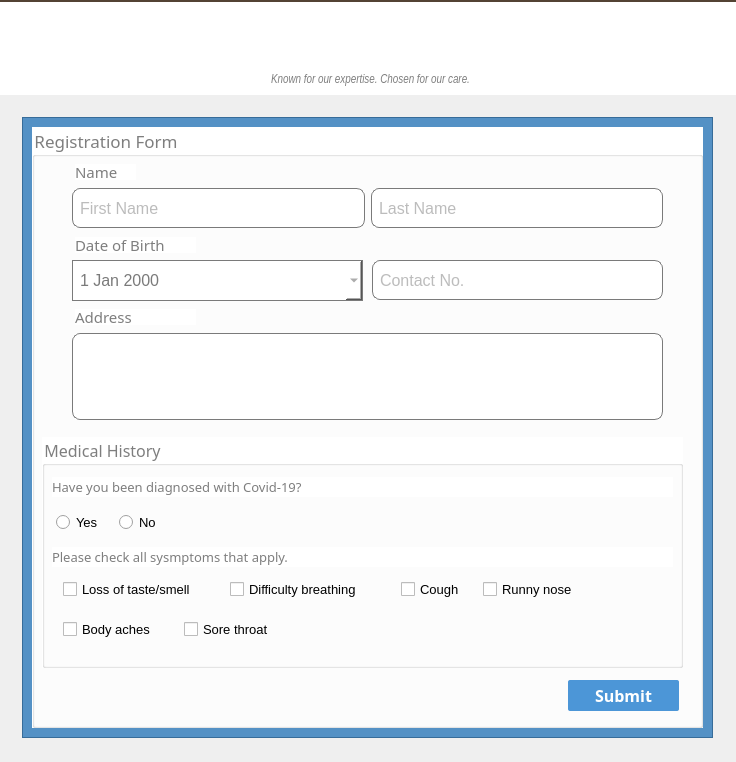
<?xml version="1.0" encoding="UTF-8"?>
<ui version="4.0">
 <class>Dialog</class>
 <widget class="QDialog" name="Dialog">
  <property name="geometry">
   <rect>
    <x>0</x>
    <y>0</y>
    <width>736</width>
    <height>762</height>
   </rect>
  </property>
  <property name="font">
   <font>
    <pointsize>5</pointsize>
   </font>
  </property>
  <property name="windowTitle">
   <string>Covid-19 Vaccine Registration Form</string>
  </property>
  <property name="windowIcon">
   <iconset>
    <normaloff>logo2.png</normaloff>logo2.png</iconset>
  </property>
  <widget class="QFrame" name="frame_2">
   <property name="geometry">
    <rect>
     <x>22</x>
     <y>117</y>
     <width>691</width>
     <height>621</height>
    </rect>
   </property>
   <property name="styleSheet">
    <string notr="true">QFrame {
background-color:rgba(68, 135, 193,230.0)
}</string>
   </property>
   <property name="frameShape">
    <enum>QFrame::StyledPanel</enum>
   </property>
   <property name="frameShadow">
    <enum>QFrame::Raised</enum>
   </property>
   <layout class="QVBoxLayout" name="verticalLayout_2">
    <item>
     <widget class="QGroupBox" name="groupBox">
      <property name="font">
       <font>
        <family>Arial Rounded MT Bold</family>
        <pointsize>13</pointsize>
       </font>
      </property>
      <property name="styleSheet">
       <string notr="true">QGroupBox {
	color:rgb(126, 126, 126);
	background-color:white;
}</string>
      </property>
      <property name="title">
       <string>Registration Form</string>
      </property>
      <widget class="QLabel" name="label_6">
       <property name="geometry">
        <rect>
         <x>43</x>
         <y>37</y>
         <width>61</width>
         <height>16</height>
        </rect>
       </property>
       <property name="font">
        <font>
         <family>Arial Rounded MT Bold</family>
         <pointsize>11</pointsize>
        </font>
       </property>
       <property name="styleSheet">
        <string notr="true">color:rgb(126, 126, 126);
background-color:white;</string>
       </property>
       <property name="text">
        <string>Name</string>
       </property>
      </widget>
      <widget class="QLabel" name="label_7">
       <property name="geometry">
        <rect>
         <x>43</x>
         <y>110</y>
         <width>121</width>
         <height>16</height>
        </rect>
       </property>
       <property name="font">
        <font>
         <family>Arial Rounded MT Bold</family>
         <pointsize>11</pointsize>
        </font>
       </property>
       <property name="styleSheet">
        <string notr="true">color:rgb(126, 126, 126);
background-color:white;</string>
       </property>
       <property name="text">
        <string>Date of Birth</string>
       </property>
      </widget>
      <widget class="QDateEdit" name="datebirth">
       <property name="geometry">
        <rect>
         <x>40</x>
         <y>133</y>
         <width>291</width>
         <height>41</height>
        </rect>
       </property>
       <property name="font">
        <font>
         <family>Arial</family>
         <pointsize>12</pointsize>
        </font>
       </property>
       <property name="styleSheet">
        <string notr="true">border: 1px solid rgb(122, 122, 122);
color:rgb(122, 122, 122);
padding-left:5px;
background-color:white;
</string>
       </property>
       <property name="calendarPopup">
        <bool>true</bool>
       </property>
       <property name="date">
        <date>
         <year>2000</year>
         <month>1</month>
         <day>1</day>
        </date>
       </property>
      </widget>
      <widget class="QWidget" name="layoutWidget">
       <property name="geometry">
        <rect>
         <x>40</x>
         <y>60</y>
         <width>591</width>
         <height>42</height>
        </rect>
       </property>
       <layout class="QHBoxLayout" name="horizontalLayout">
        <item>
         <widget class="QLineEdit" name="first_name">
          <property name="minimumSize">
           <size>
            <width>0</width>
            <height>40</height>
           </size>
          </property>
          <property name="font">
           <font>
            <family>Arial</family>
            <pointsize>12</pointsize>
           </font>
          </property>
          <property name="styleSheet">
           <string notr="true">QLineEdit {
	border: 1px solid rgb(122, 122, 122);
	color:rgb(122, 122, 122);
	border-radius:8px;
	padding: 5px;
}</string>
          </property>
          <property name="placeholderText">
           <string>First Name</string>
          </property>
         </widget>
        </item>
        <item>
         <widget class="QLineEdit" name="last_name">
          <property name="minimumSize">
           <size>
            <width>0</width>
            <height>40</height>
           </size>
          </property>
          <property name="font">
           <font>
            <family>Arial</family>
            <pointsize>12</pointsize>
           </font>
          </property>
          <property name="styleSheet">
           <string notr="true">QLineEdit {
	border: 1px solid rgb(122, 122, 122);
	color:rgb(122, 122, 122);
	border-radius:8px;
	padding: 5px;
}</string>
          </property>
          <property name="placeholderText">
           <string>Last Name</string>
          </property>
         </widget>
        </item>
       </layout>
      </widget>
      <widget class="QLineEdit" name="contact_number">
       <property name="geometry">
        <rect>
         <x>340</x>
         <y>133</y>
         <width>291</width>
         <height>40</height>
        </rect>
       </property>
       <property name="minimumSize">
        <size>
         <width>0</width>
         <height>40</height>
        </size>
       </property>
       <property name="font">
        <font>
         <family>Arial</family>
         <pointsize>12</pointsize>
        </font>
       </property>
       <property name="styleSheet">
        <string notr="true">QLineEdit {
	border: 1px solid rgb(122, 122, 122);
	color:rgb(122, 122, 122);
	border-radius:8px;
	padding: 5px;
}</string>
       </property>
       <property name="placeholderText">
        <string>Contact No.</string>
       </property>
      </widget>
      <widget class="QLabel" name="label_8">
       <property name="geometry">
        <rect>
         <x>43</x>
         <y>182</y>
         <width>121</width>
         <height>16</height>
        </rect>
       </property>
       <property name="font">
        <font>
         <family>Arial Rounded MT Bold</family>
         <pointsize>11</pointsize>
        </font>
       </property>
       <property name="styleSheet">
        <string notr="true">color:rgb(126, 126, 126);
background-color:white;</string>
       </property>
       <property name="text">
        <string>Address</string>
       </property>
      </widget>
      <widget class="QPlainTextEdit" name="address">
       <property name="geometry">
        <rect>
         <x>40</x>
         <y>206</y>
         <width>591</width>
         <height>87</height>
        </rect>
       </property>
       <property name="font">
        <font>
         <family>Arial</family>
         <pointsize>12</pointsize>
        </font>
       </property>
       <property name="styleSheet">
        <string notr="true">QPlainTextEdit
 {
	border: 1px solid rgb(122, 122, 122);
	color:rgb(122, 122, 122);
	border-radius:8px;
	padding: 5px;
	background-color:white;
}</string>
       </property>
      </widget>
      <widget class="QGroupBox" name="groupBox_2">
       <property name="geometry">
        <rect>
         <x>10</x>
         <y>310</y>
         <width>641</width>
         <height>231</height>
        </rect>
       </property>
       <property name="font">
        <font>
         <family>Arial Rounded MT Bold</family>
         <pointsize>12</pointsize>
        </font>
       </property>
       <property name="styleSheet">
        <string notr="true">QGroupBox {
	color:rgb(126, 126, 126);
	background-color:white;
}</string>
       </property>
       <property name="title">
        <string>Medical History</string>
       </property>
       <widget class="QLabel" name="label_9">
        <property name="geometry">
         <rect>
          <x>10</x>
          <y>40</y>
          <width>621</width>
          <height>20</height>
         </rect>
        </property>
        <property name="font">
         <font>
          <family>Arial Rounded MT Bold</family>
          <pointsize>10</pointsize>
         </font>
        </property>
        <property name="styleSheet">
         <string notr="true">color:rgb(126, 126, 126);
background-color:white;</string>
        </property>
        <property name="text">
         <string>Have you been diagnosed with Covid-19?</string>
        </property>
        <property name="alignment">
         <set>Qt::AlignLeading|Qt::AlignLeft|Qt::AlignVCenter</set>
        </property>
       </widget>
       <widget class="QLabel" name="label_10">
        <property name="geometry">
         <rect>
          <x>10</x>
          <y>110</y>
          <width>621</width>
          <height>20</height>
         </rect>
        </property>
        <property name="font">
         <font>
          <family>Arial Rounded MT Bold</family>
          <pointsize>10</pointsize>
         </font>
        </property>
        <property name="styleSheet">
         <string notr="true">color:rgb(126, 126, 126);
background-color:white;</string>
        </property>
        <property name="text">
         <string>Please check all sysmptoms that apply.</string>
        </property>
        <property name="alignment">
         <set>Qt::AlignLeading|Qt::AlignLeft|Qt::AlignVCenter</set>
        </property>
       </widget>
       <widget class="QCheckBox" name="symptoms_tastesmell">
        <property name="geometry">
         <rect>
          <x>21</x>
          <y>141</y>
          <width>160</width>
          <height>23</height>
         </rect>
        </property>
        <property name="font">
         <font>
          <family>Arial</family>
          <pointsize>10</pointsize>
         </font>
        </property>
        <property name="text">
         <string>Loss of taste/smell</string>
        </property>
       </widget>
       <widget class="QCheckBox" name="symptoms_breathing">
        <property name="geometry">
         <rect>
          <x>188</x>
          <y>141</y>
          <width>164</width>
          <height>23</height>
         </rect>
        </property>
        <property name="font">
         <font>
          <family>Arial</family>
          <pointsize>10</pointsize>
         </font>
        </property>
        <property name="text">
         <string>Difficulty breathing</string>
        </property>
       </widget>
       <widget class="QCheckBox" name="symptoms_cough">
        <property name="geometry">
         <rect>
          <x>359</x>
          <y>141</y>
          <width>75</width>
          <height>23</height>
         </rect>
        </property>
        <property name="font">
         <font>
          <family>Arial</family>
          <pointsize>10</pointsize>
         </font>
        </property>
        <property name="text">
         <string>Cough</string>
        </property>
       </widget>
       <widget class="QCheckBox" name="symptoms_nose">
        <property name="geometry">
         <rect>
          <x>441</x>
          <y>141</y>
          <width>114</width>
          <height>23</height>
         </rect>
        </property>
        <property name="font">
         <font>
          <family>Arial</family>
          <pointsize>10</pointsize>
         </font>
        </property>
        <property name="text">
         <string>Runny nose</string>
        </property>
       </widget>
       <widget class="QCheckBox" name="symptoms_body">
        <property name="geometry">
         <rect>
          <x>21</x>
          <y>181</y>
          <width>114</width>
          <height>23</height>
         </rect>
        </property>
        <property name="font">
         <font>
          <family>Arial</family>
          <pointsize>10</pointsize>
         </font>
        </property>
        <property name="text">
         <string>Body aches</string>
        </property>
       </widget>
       <widget class="QCheckBox" name="symptoms_throat">
        <property name="geometry">
         <rect>
          <x>142</x>
          <y>181</y>
          <width>108</width>
          <height>23</height>
         </rect>
        </property>
        <property name="font">
         <font>
          <family>Arial</family>
          <pointsize>10</pointsize>
         </font>
        </property>
        <property name="text">
         <string>Sore throat</string>
        </property>
       </widget>
       <widget class="QRadioButton" name="radio_yes">
        <property name="geometry">
         <rect>
          <x>14</x>
          <y>74</y>
          <width>53</width>
          <height>23</height>
         </rect>
        </property>
        <property name="font">
         <font>
          <family>Arial</family>
          <pointsize>10</pointsize>
         </font>
        </property>
        <property name="text">
         <string>Yes</string>
        </property>
       </widget>
       <widget class="QRadioButton" name="radio_no">
        <property name="geometry">
         <rect>
          <x>77</x>
          <y>74</y>
          <width>47</width>
          <height>23</height>
         </rect>
        </property>
        <property name="font">
         <font>
          <family>Arial</family>
          <pointsize>10</pointsize>
         </font>
        </property>
        <property name="text">
         <string>No</string>
        </property>
       </widget>
      </widget>
      <widget class="QPushButton" name="SubmitButton">
       <property name="geometry">
        <rect>
         <x>536</x>
         <y>553</y>
         <width>111</width>
         <height>31</height>
        </rect>
       </property>
       <property name="font">
        <font>
         <family>Arial Rounded MT Bold</family>
         <pointsize>12</pointsize>
         <weight>75</weight>
         <bold>true</bold>
        </font>
       </property>
       <property name="cursor">
        <cursorShape>PointingHandCursor</cursorShape>
       </property>
       <property name="styleSheet">
        <string notr="true">QPushButton {
	background-color:rgb(76, 150, 215);
	color:#fff;
	border-radius:2px;
	padding-top:5px;
	padding-bottom:5px;
}

QPushButton::hover {
	background-color:rgb(38, 76, 109);
}</string>
       </property>
       <property name="text">
        <string>Submit</string>
       </property>
      </widget>
     </widget>
    </item>
   </layout>
  </widget>
  <widget class="QFrame" name="frame">
   <property name="geometry">
    <rect>
     <x>0</x>
     <y>0</y>
     <width>741</width>
     <height>95</height>
    </rect>
   </property>
   <property name="styleSheet">
    <string notr="true">background-color:white;
border: solid rgb(83, 67, 52);
border-width: 2px 0px 0px 0px;</string>
   </property>
   <property name="frameShape">
    <enum>QFrame::StyledPanel</enum>
   </property>
   <property name="frameShadow">
    <enum>QFrame::Raised</enum>
   </property>
   <widget class="QLabel" name="label_4">
    <property name="geometry">
     <rect>
      <x>210</x>
      <y>0</y>
      <width>211</width>
      <height>81</height>
     </rect>
    </property>
    <property name="text">
     <string/>
    </property>
    <property name="pixmap">
     <pixmap>logo1.png</pixmap>
    </property>
   </widget>
   <widget class="QLabel" name="label_5">
    <property name="geometry">
     <rect>
      <x>0</x>
      <y>70</y>
      <width>741</width>
      <height>20</height>
     </rect>
    </property>
    <property name="font">
     <font>
      <family>Arial Narrow</family>
      <pointsize>9</pointsize>
      <italic>true</italic>
     </font>
    </property>
    <property name="styleSheet">
     <string notr="true">border:none;color:rgb(126, 126, 126)</string>
    </property>
    <property name="text">
     <string>Known for our expertise. Chosen for our care.</string>
    </property>
    <property name="alignment">
     <set>Qt::AlignCenter</set>
    </property>
   </widget>
  </widget>
  <widget class="QLabel" name="label">
   <property name="geometry">
    <rect>
     <x>0</x>
     <y>0</y>
     <width>741</width>
     <height>761</height>
    </rect>
   </property>
   <property name="text">
    <string/>
   </property>
   <property name="pixmap">
    <pixmap>bg.jpg</pixmap>
   </property>
   <property name="scaledContents">
    <bool>true</bool>
   </property>
  </widget>
  <zorder>label</zorder>
  <zorder>frame</zorder>
  <zorder>frame_2</zorder>
 </widget>
 <tabstops>
  <tabstop>first_name</tabstop>
  <tabstop>last_name</tabstop>
  <tabstop>datebirth</tabstop>
  <tabstop>contact_number</tabstop>
  <tabstop>address</tabstop>
  <tabstop>SubmitButton</tabstop>
  <tabstop>radio_yes</tabstop>
  <tabstop>radio_no</tabstop>
 </tabstops>
 <resources/>
 <connections/>
</ui>
